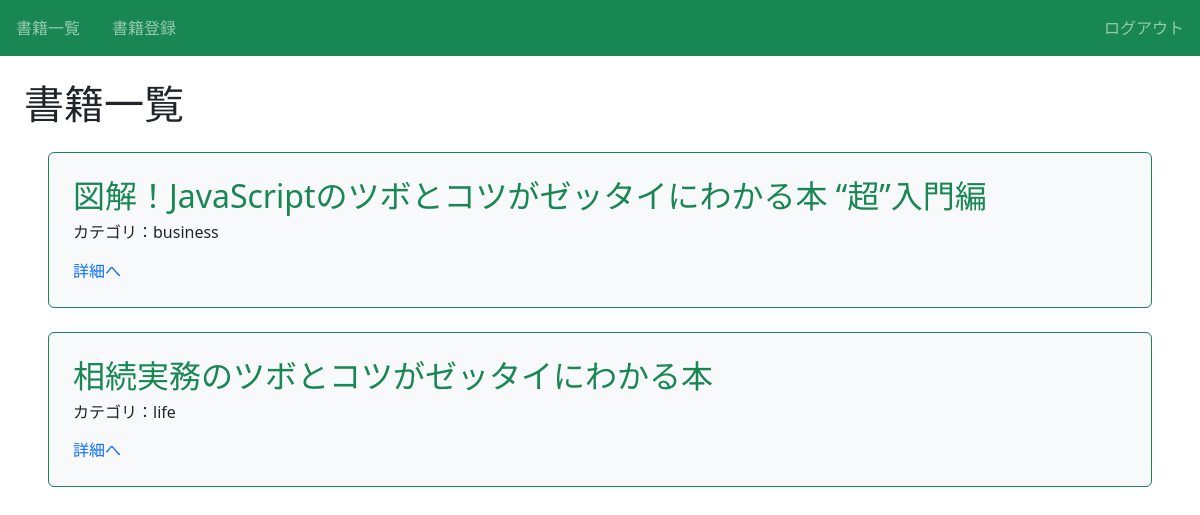
Page /book/ (signed in) on the committed database.
### book/models.py (models this page shows, shortened)
class Book(models.Model):
    title = models.CharField(max_length=100)
    text = models.TextField()
    thumbnail = models.ImageField(null=True, blank=True)
    category = models.CharField(
        max_length=100,
        choices = CATEGORY
    )
    user = models.ForeignKey("auth.User", on_delete=models.CASCADE)

### book/views.py (the view)
# urls.py: path('book/', views.ListBookView.as_view(), name='list-book'),
class ListBookView(LoginRequiredMixin, ListView):
    template_name = 'book/book_list.html'
    model = Book
    paginated_by = ITEM_PER_PAGE

### book/templates/book/book_list.html (shortened to what this page needs)
{% extends 'base.html' %}
{% block h1 %}書籍一覧{% endblock %}
{% block content %}
    {% for item in object_list %}
    <div class="p-4 m-4 bg-light border border-success rounded">
        <h2 class="text-success">{{ item.title }}</h5>
        <h6>カテゴリ：{{ item.category }}</h6>
        <div class="mt-3">
          <a href="{% url 'detail-book' item.pk %}">詳細へ</a>
        </div>
    </div>
    {% endfor %}
{% endblock content %}

### book/static/book/css/style.css (style rules this page uses)
a { text-decoration: none; }

### rows in the picture
Book: title "図解！JavaScriptのツボとコツがゼッタイにわかる本 “超”入門編", category "business"
Book: title "相続実務のツボとコツがゼッタイにわかる本", category "life"
